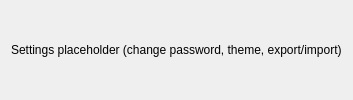
<?xml version="1.0" encoding="UTF-8"?>
<ui version="4.0">
 <class>SettingsDialog</class>
 <widget class="QDialog" name="SettingsDialog">
  <property name="windowTitle"><string>Settings</string></property>
  <layout class="QVBoxLayout">
   <item><widget class="QLabel" name="lbl"><property name="text"><string>Settings placeholder (change password, theme, export/import)</string></property></widget></item>
  </layout>
 </widget>
</ui>
